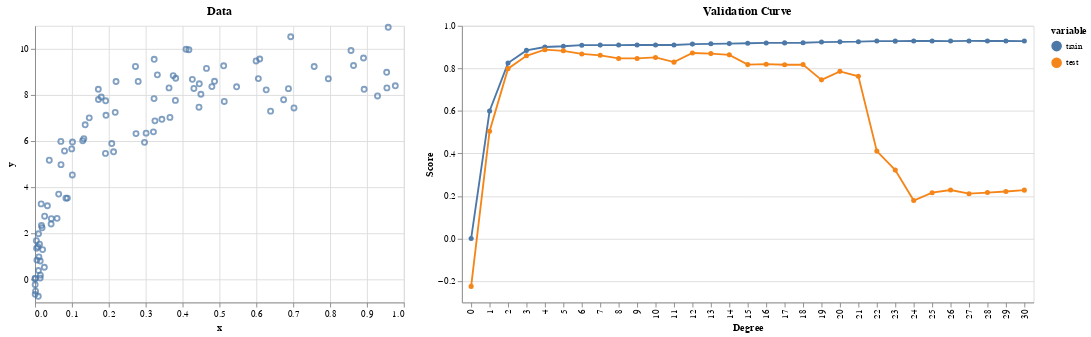

The code cell stored with this chart in its notebook:
### Markdown cell above
## Selecting the Best Model

### Code cell
from sklearn.linear_model import LinearRegression
from sklearn.model_selection import learning_curve, validation_curve
from sklearn.pipeline import make_pipeline
from sklearn.preprocessing import PolynomialFeatures

rng = np.random.RandomState(0)
data = (
    pd.DataFrame({"x": rng.rand(100) ** 2})
    .eval("y = 10 - 1/(x+.1)")
    .assign(y=lambda df: df.y + rng.randn(100))
)

vc = validation_curve(
    make_pipeline(PolynomialFeatures(), LinearRegression()),
    data.x[:, None],
    data.y,
    "polynomialfeatures__degree",
    np.arange(0, 31),
)

(
    alt.Chart(data, title="Data").mark_point().encode(x="x:Q", y="y:Q")
    | (
        pd.DataFrame({"train": np.median(vc[0], 1), "test": np.median(vc[1], 1)})
        .reset_index()
        .melt(id_vars="index")
        .pipe(
            lambda df: alt.Chart(df, title="Validation Curve")
            .mark_line(point=True)
            .encode(
                alt.X("index:O", title="Degree"),
                alt.Y("value:Q", title="Score"),
                alt.Color("variable:N", sort=None),
                alt.Tooltip(["index:O", "variable:N", "value:Q"]),
            )
        )
    )
)

### Figure 1 — Vega-Lite specification as saved in the notebook (floating-point values rounded to 4 significant figures)
{"config": {"view": {"continuousWidth": 400, "continuousHeight": 300}}, "hconcat": [{"data": {"name": "data-b6babee9d51622f15919464379ee3f3b"}, "mark": "point", "encoding": {"x": {"type": "quantitative", "field": "x"}, "y": {"type": "quantitative", "field": "y"}}, "title": "Data"}, {"data": {"name": "data-08085f2f25a3bed960addff6e397c19a"}, "mark": {"type": "line", "point": true}, "encoding": {"color": {"type": "nominal", "field": "variable", "sort": null}, "tooltip": [{"type": "ordinal", "field": "index"}, {"type": "nominal", "field": "variable"}, {"type": "quantitative", "field": "value"}], "x": {"type": "ordinal", "field": "index", "title": "Degree"}, "y": {"type": "quantitative", "field": "value", "title": "Score"}}, "title": "Validation Curve"}], "$schema": "https://vega.github.io/schema/vega-lite/v4.8.1.json", "datasets": {"data-b6babee9d51622f15919464379ee3f3b": [{"x": 0.3012, "y": 6.342}, {"x": 0.5115, "y": 9.265}, {"x": 0.3633, "y": 8.307}, {"x": 0.2969, "y": 5.944}, {"x": 0.1795, "y": 7.91}, {"x": 0.4172, "y": 9.962}, {"x": 0.1915, "y": 7.748}, {"x": 0.7953, "y": 8.703}, {"x": 0.9286, "y": 7.957}, {"x": 0.147, "y": 7.006}, {"x": 0.6268, "y": 8.221}, {"x": 0.2797, "y": 8.589}, {"x": 0.3227, "y": 7.842}, {"x": 0.8567, "y": 9.931}, {"x": 0.005046, "y": 0.8367}, {"x": 0.007592, "y": 1.412}, {"x": 0.0004088, "y": 0.05121}, {"x": 0.6933, "y": 10.53}, {"x": 0.6055, "y": 8.71}, {"x": 0.7569, "y": 9.235}, {"x": 0.9577, "y": 10.94}, {"x": 0.6387, "y": 7.298}, {"x": 0.213, "y": 5.534}, {"x": 0.6092, "y": 9.559}, {"x": 0.01399, "y": 0.05409}, {"x": 0.4095, "y": 9.981}, {"x": 0.02055, "y": 1.291}, {"x": 0.8924, "y": 8.245}, {"x": 0.2723, "y": 9.237}, {"x": 0.1719, "y": 7.803}, {"x": 0.06999, "y": 5.985}, {"x": 0.5994, "y": 9.476}, {"x": 0.2081, "y": 5.893}, {"x": 0.3231, "y": 9.547}, {"x": 0.0003531, "y": -0.2328}, {"x": 0.3815, "y": 8.725}, {"x": 0.3747, "y": 8.84}, {"x": 0.3806, "y": 7.764}, {"x": 0.8907, "y": 9.605}, {"x": 0.4649, "y": 9.152}, {"x": 0.1292, "y": 6.014}, {"x": 0.191, "y": 5.464}, {"x": 0.4867, "y": 8.594}, {"x": 0.003627, "y": 1.676}, {"x": 0.4446, "y": 7.469}, {"x": 0.4498, "y": 8.031}, {"x": 0.04426, "y": 2.633}, {"x": 0.01662, "y": 3.275}, {"x": 0.0995, "y": 5.66}, {"x": 0.1323, "y": 6.102}, {"x": 0.3251, "y": 6.878}, {"x": 0.1924, "y": 7.119}, {"x": 0.9769, "y": 8.397}, {"x": 0.01041, "y": 0.9749}, {"x": 0.04363, "y": 2.402}, {"x": 0.02602, "y": 2.741}, {"x": 0.4266, "y": 8.677}, {"x": 0.06416, "y": 3.7}, {"x": 0.2174, "y": 7.246}, {"x": 0.05974, "y": 2.647}, {"x": 0.02527, "y": 0.5261}, {"x": 0.01218, "y": 1.525}, {"x": 0.4308, "y": 8.283}, {"x": 0.01909, "y": 2.238}, {"x": 0.03864, "y": 5.17}, {"x": 0.136, "y": 6.706}, {"x": 0.674, "y": 7.795}, {"x": 0.009429, "y": 1.979}, {"x": 0.7022, "y": 7.437}, {"x": 0.009235, "y": 0.3838}, {"x": 0.9535, "y": 8.983}, {"x": 0.2196, "y": 8.585}, {"x": 0.9541, "y": 8.307}, {"x": 0.3658, "y": 7.027}, {"x": 0.5465, "y": 8.355}, {"x": 0.001536, "y": -0.5122}, {"x": 0.07998, "y": 5.57}, {"x": 0.01445, "y": 0.1824}, {"x": 0.0877, "y": 3.525}, {"x": 0.0141, "y": 0.7977}, {"x": 0.1011, "y": 4.53}, {"x": 0.1716, "y": 8.248}, {"x": 0.004115, "y": 1.345}, {"x": 0.4795, "y": 8.362}, {"x": 0.321, "y": 6.399}, {"x": 0.07043, "y": 4.977}, {"x": 0.2738, "y": 6.324}, {"x": 0.008825, "y": -0.7339}, {"x": 0.3317, "y": 8.872}, {"x": 0.8636, "y": 9.279}, {"x": 0.1015, "y": 5.958}, {"x": 0.4454, "y": 8.485}, {"x": 0.01737, "y": 2.337}, {"x": 0.5131, "y": 7.718}, {"x": 0.08376, "y": 3.524}, {"x": 0.03356, "y": 3.194}, {"x": 0.344, "y": 6.944}, {"x": 0.0004043, "y": -0.6493}, {"x": 0.6871, "y": 8.274}, {"x": 2.205e-05, "y": 0.01968}], "data-08085f2f25a3bed960addff6e397c19a": [{"index": 0, "variable": "train", "value": 0.0}, {"index": 1, "variable": "train", "value": 0.5995}, {"index": 2, "variable": "train", "value": 0.8247}, {"index": 3, "variable": "train", "value": 0.8845}, {"index": 4, "variable": "train", "value": 0.9005}, {"index": 5, "variable": "train", "value": 0.9038}, {"index": 6, "variable": "train", "value": 0.9091}, {"index": 7, "variable": "train", "value": 0.9093}, {"index": 8, "variable": "train", "value": 0.9096}, {"index": 9, "variable": "train", "value": 0.9097}, {"index": 10, "variable": "train", "value": 0.9097}, {"index": 11, "variable": "train", "value": 0.91}, {"index": 12, "variable": "train", "value": 0.914}, {"index": 13, "variable": "train", "value": 0.9153}, {"index": 14, "variable": "train", "value": 0.9163}, {"index": 15, "variable": "train", "value": 0.918}, {"index": 16, "variable": "train", "value": 0.9195}, {"index": 17, "variable": "train", "value": 0.9198}, {"index": 18, "variable": "train", "value": 0.9203}, {"index": 19, "variable": "train", "value": 0.9236}, {"index": 20, "variable": "train", "value": 0.9246}, {"index": 21, "variable": "train", "value": 0.9254}, {"index": 22, "variable": "train", "value": 0.9284}, {"index": 23, "variable": "train", "value": 0.928}, {"index": 24, "variable": "train", "value": 0.9287}, {"index": 25, "variable": "train", "value": 0.9285}, {"index": 26, "variable": "train", "value": 0.9283}, {"index": 27, "variable": "train", "value": 0.9289}, {"index": 28, "variable": "train", "value": 0.9287}, {"index": 29, "variable": "train", "value": 0.9285}, {"index": 30, "variable": "train", "value": 0.9282}, {"index": 0, "variable": "test", "value": -0.2246}, {"index": 1, "variable": "test", "value": 0.5046}, {"index": 2, "variable": "test", "value": 0.7987}, {"index": 3, "variable": "test", "value": 0.8591}, {"index": 4, "variable": "test", "value": 0.8879}, {"index": 5, "variable": "test", "value": 0.8825}, {"index": 6, "variable": "test", "value": 0.8679}, {"index": 7, "variable": "test", "value": 0.8613}, {"index": 8, "variable": "test", "value": 0.8468}, {"index": 9, "variable": "test", "value": 0.8468}, {"index": 10, "variable": "test", "value": 0.8514}, {"index": 11, "variable": "test", "value": 0.8293}, {"index": 12, "variable": "test", "value": 0.8722}, {"index": 13, "variable": "test", "value": 0.8694}, {"index": 14, "variable": "test", "value": 0.8635}, {"index": 15, "variable": "test", "value": 0.8176}, {"index": 16, "variable": "test", "value": 0.8198}, {"index": 17, "variable": "test", "value": 0.8171}, {"index": 18, "variable": "test", "value": 0.8178}, {"index": 19, "variable": "test", "value": 0.746}, {"index": 20, "variable": "test", "value": 0.7859}, {"index": 21, "variable": "test", "value": 0.7627}, {"index": 22, "variable": "test", "value": 0.4111}, {"index": 23, "variable": "test", "value": 0.3218}, {"index": 24, "variable": "test", "value": 0.1786}, {"index": 25, "variable": "test", "value": 0.2159}, {"index": 26, "variable": "test", "value": 0.2281}, {"index": 27, "variable": "test", "value": 0.211}, {"index": 28, "variable": "test", "value": 0.2162}, {"index": 29, "variable": "test", "value": 0.2213}, {"index": 30, "variable": "test", "value": 0.2277}]}}
